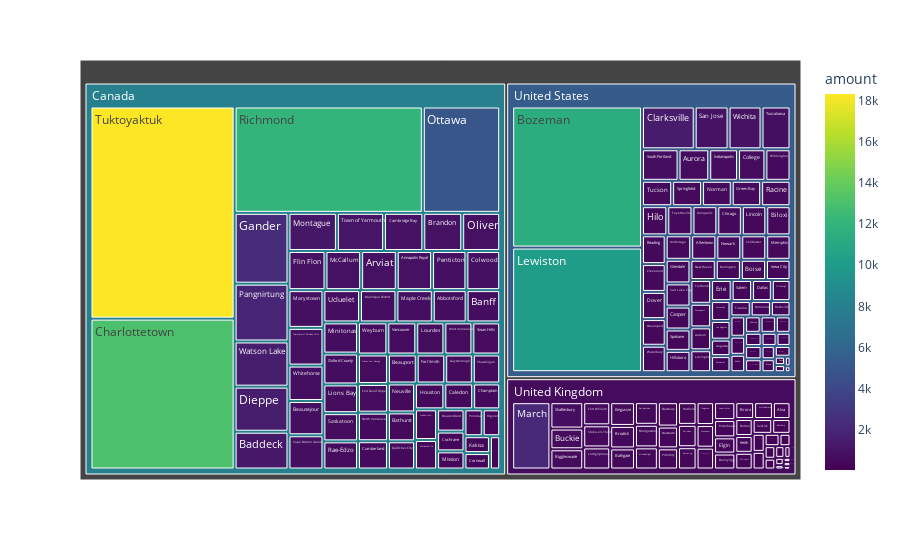

Notebook source saved alongside this figure:
### Code cell
import plotly.express as px

# Unir transactions con data_users para obtener país y ciudad del comprador
transactions_with_users = dict_transactions['transactions'].merge(dict_transactions['data_users'][['user_id', 'country', 'city']], on='user_id', how='left')

# Agrupar por país y ciudad sumando el monto de compras
grouped_data = transactions_with_users.groupby(['country', 'city'], as_index=False)['amount'].sum()

# Crear el gráfico Treemap
fig = px.treemap(
    grouped_data, 
    path=['country', 'city'],  # Jerarquía de datos
    values='amount',  # Tamaño basado en el monto de compras
    color='amount',  # Colorear por monto de compras
    hover_data=['amount'],  # Mostrar información adicional al pasar el cursor
    color_continuous_scale='Viridis'  # Esquema de colores
)

# Mostrar
fig.show()

### Figure 1 — Plotly figure (JSON) as saved in the notebook; plotly's stock layout.template omitted (floating-point values rounded to 4 significant figures; data arrays with more than 128 entries replaced by an {"elided": "..."} marker saying what was removed)
{"data": [{"branchvalues": "total", "customdata": {"elided": "188x2 float values"}, "domain": {"x": [0, 1], "y": [0, 1]}, "hovertemplate": "labels=%{label}<br>amount_sum=%{value}<br>parent=%{parent}<br>id=%{id}<br>amount=%{color}<extra></extra>", "ids": {"elided": "188 str values"}, "labels": {"elided": "188 str values"}, "marker": {"coloraxis": "coloraxis", "colors": {"elided": "188 float values"}}, "name": "", "parents": {"elided": "188 str values"}, "type": "treemap", "values": {"elided": "188 float values"}}], "layout": {"coloraxis": {"colorbar": {"title": {"text": "amount"}}, "colorscale": [[0, "#440154"], [0.1111, "#482878"], [0.2222, "#3e4989"], [0.3333, "#31688e"], [0.4444, "#26828e"], [0.5556, "#1f9e89"], [0.6667, "#35b779"], [0.7778, "#6ece58"], [0.8889, "#b5de2b"], [1, "#fde725"]]}, "legend": {"tracegroupgap": 0}, "margin": {"t": 60}}}
